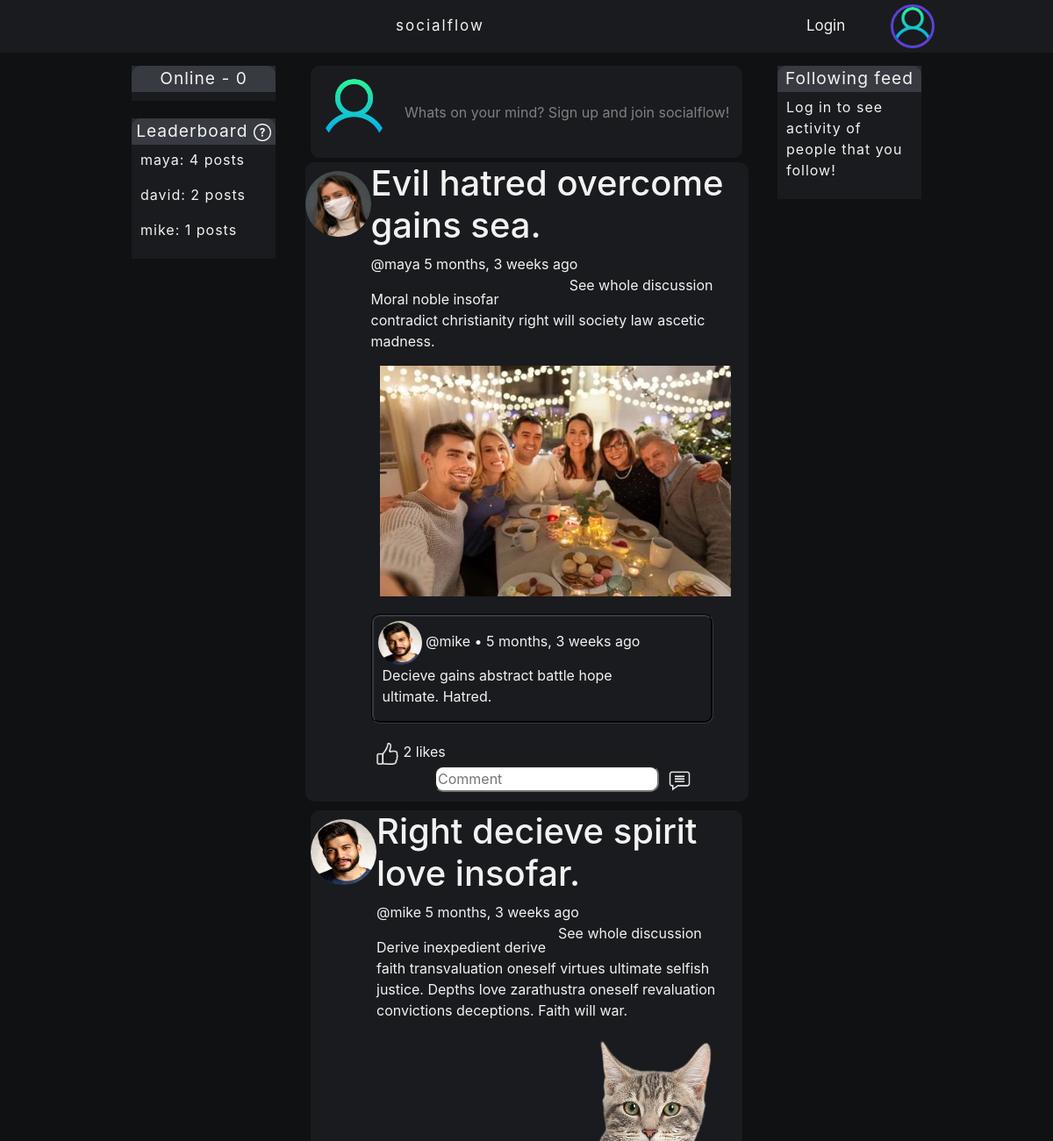
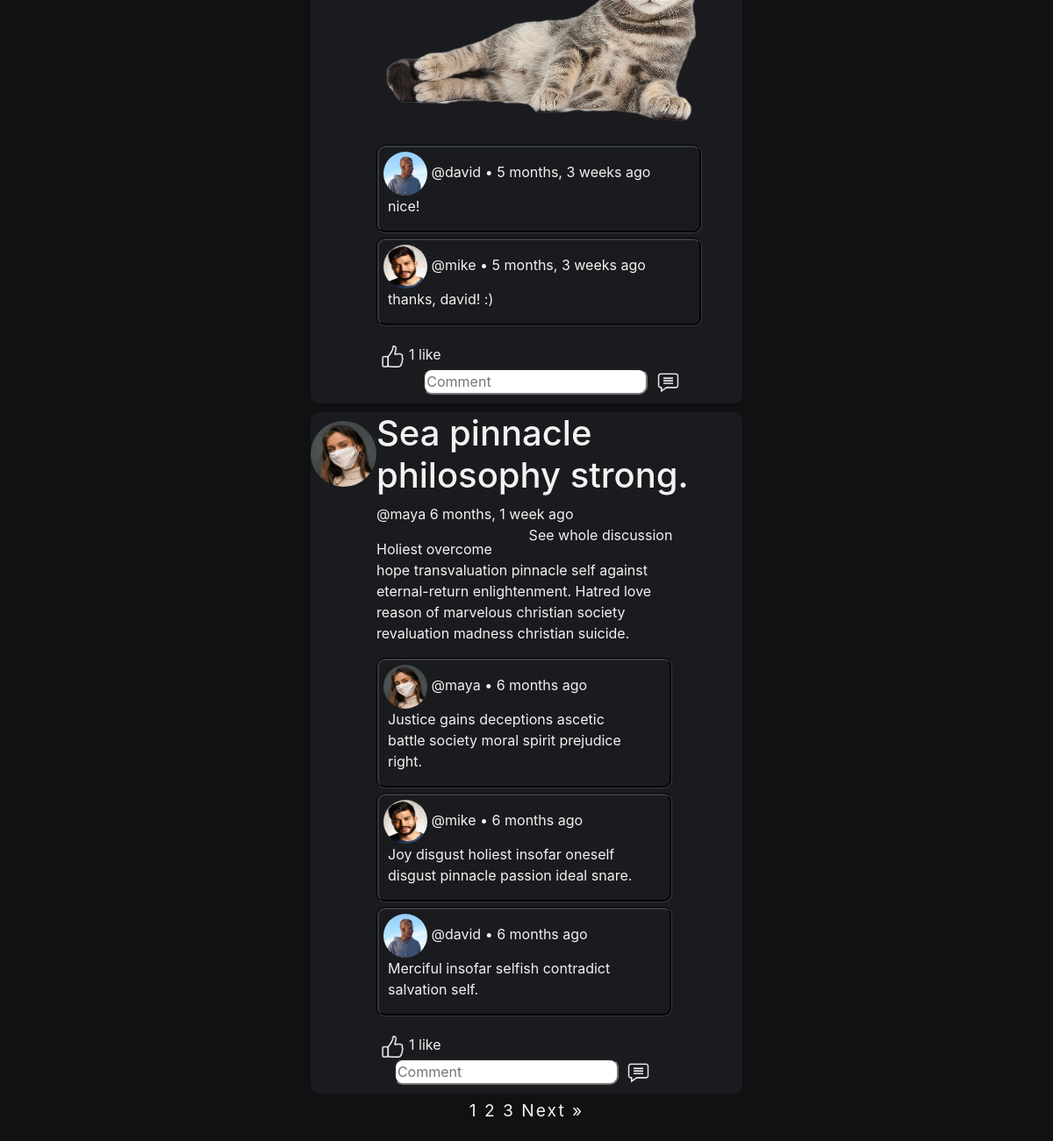
The page / on the database its author committed (2 pictures, top to bottom).
### DjangoBlogApp/models.py (models this page shows, shortened)
class Post(models.Model):
    name = models.CharField(max_length=48, blank=True, null=True)
    content = models.TextField(max_length=512)
    likes = models.ManyToManyField(User, blank=True, related_name="blog_posts")
    img = models.ImageField(null=True, blank=True)
    host = models.ForeignKey(User, on_delete=models.CASCADE, blank=True, null=True)
    published = models.DateTimeField(auto_now_add=True)
    class Meta():
        ordering = ['-published']

class Profile(models.Model):
    user = models.OneToOneField(User, on_delete=models.CASCADE, blank=True, null=True)
    biogram = models.TextField(max_length=512, blank=True, null=True)
    avatar = models.ImageField(null=True, blank=True, default='default.png')
    followers = models.ManyToManyField(User, blank=True, related_name="followers")
    following = models.ManyToManyField(User, blank=True, related_name="following")

class Comment(models.Model):
    author = models.ForeignKey(User, on_delete=models.CASCADE, blank=True, null=True)
    post = models.ForeignKey(Post, related_name="comments", on_delete=models.CASCADE, blank=True, null=True)
    content = models.TextField(max_length=128, blank=True, null=True)
    published = models.DateTimeField(auto_now_add=True)
    class Meta():
        ordering = ['published']

### DjangoBlogApp/views.py (the view, shortened to what this page needs)
# urls.py: path('', views.home, name="home"),
def home(request):
    users = User.objects.all()
    active_sessions = Session.objects.filter(expire_date__gte=timezone.now())
    logged_in_users = []
    for session in active_sessions:
        session_data = session.get_decoded()
        user_id = session_data.get('_auth_user_id')
        if user_id is not None:
            logged_in_users.append(User.objects.get(pk=user_id))
    users_and_posts = {}
    for user in users:
        if Post.objects.filter(host=user):
            user_posts = Post.objects.filter(host=user).count()
            users_and_posts[Post.objects.filter(host=user).first().host] = user_posts
    users_and_posts = dict(sorted(users_and_posts.items(), key=lambda item: item[1], reverse=True))
    q = request.GET.get('q') if request.GET.get('q') != None else ''
    posts = Post.objects.filter(
        Q(name__icontains=q) |
        Q(content__icontains=q) |
        Q(host__username__icontains=q)
    )
    p = Paginator(Post.objects.all(), 3)
    page = request.GET.get('page')
    paginated_posts = p.get_page(page)
    if request.user.is_authenticated:
        followed_people = request.user.profile.following.all()
        followed_posts = Post.objects.filter(host__in=followed_people).all()
    else:
        followed_posts = None
    recent_comments = Comment.objects.all().order_by('-published')[:5]
    comments = Comment.objects.all()
    context = {
        'posts': posts,
        'paginated_posts': paginated_posts,
        'comments': comments,
        'recent_comments': recent_comments,
        'users_and_posts': users_and_posts,
        'logged_in_users': list(dict.fromkeys(logged_in_users)),
        'logged_in_user_count': len(list(dict.fromkeys(logged_in_users))),
        'followed_posts': followed_posts,
    }
    return render(request, 'DjangoBlogApp/home.html', context)

### DjangoBlogApp/templates/DjangoBlogApp/home.html (shortened to what this page needs)
{% include 'DjangoBlogApp/main.html' %}
{% load static %}
{% block content %}
<div class="home-container">
    <div class="left-sidebar">
        <div class="sidebar-most-and-recent-container">
            <div class="sidebar-label">
                Online - {{ logged_in_user_count }}
            </div>
            <div class="sidebar-content">
            </div>
        </div>
        <div class="sidebar-most-and-recent-container">
            <div class="sidebar-label">
                Leaderboard
                <a href="{% url 'leaderboard-info' %}"><img src='{% static "images/info.png" %}' style="width: 20px; height: 20px; text-align: center;"/></a>
            </div>
            <div class="sidebar-content">
                {% for user, posts in users_and_posts.items %}
                    <p>{{user.username}}: {{posts}} posts</p>
                {% endfor %}
            </div>
        </div>
    </div>
    <div class="home-middle">
        <div class="create-post-container">
            <div class="avatar">
                {% if user.is_authenticated %}
                <img src="{{ request.user.profile.avatar.url }}" class="rounded-circle" style="width: 75px; height: 75px;"/>
                {% else %}
                <img src='{% static "images/default.png" %}' class="rounded-circle" style="width: 75px; height: 75px;"/>
                {% endif %}
            </div>
            <div class="greeting">
                {% if user.is_authenticated %}
                <a href="{% url 'create-post' %}">Whats on your mind, {{request.user.username}}?</a>
                {% else %}
                Whats on your mind? Sign up and join socialflow!
                {% endif %}
            </div>
        </div>
        <div class="posts-container">
            {% for post in paginated_posts %}
            <div class="post-container">
                <div class="avatar-container">
                    <a href="{% url 'profile' post.host.id %}"><img src="{{post.host.profile.avatar.url}}" class="rounded-circle" style="width: 75px; height: 75px;"/></a>
                </div>
                <div class="content-container">
                    <h1>{{post.name}}</h1>
                    <p>
                        <a href="{% url 'profile' post.host.id %}">@{{post.host}}</a>  {{post.published|timesince}} ago
                        <a class="on-right" href="{% url 'post-details' post.id%}">See whole discussion</a>
                    </p>
                    {{post.content|slice:":200"|linebreaks}}
                    {% if post.img %}
                    <div class="multimedia-container">
                        <img style="max-width: 400px; max-height: 266px;" src="{{ post.img.url }}"/>
                    </div>
                    {% endif %}
                    <div class="comments-container">
                    {% for comment in post.comments.all %}
                        <div class="comment-container">
                            <div class="comment-container-left">
                                <div class="comment-user-container">
                                    <img src="{{ comment.author.profile.avatar.url }}" class="rounded-circle" style="width: 50px; height: 50px;"/>
                                    <a class="post-date" href="{% url 'profile' comment.author.id %}">@{{comment.author}}</a> • {{comment.published|timesince}} ago
                                </div>
                                <div class="comment-content-container">
                                    {{comment.content|linebreaks}}
                                </div>
                            </div>
                        </div>
                    {% endfor %}
                        <div class="like-comment-save-container">
                            <div class="on-left">
                                {% if request.user in post.likes.all %}
                                <form method="POST">
                                    {% csrf_token %}
                                    <input type="hidden" name="unlike" value="unlike">
                                        <button class="comment-button" type="submit" name="post_id" value="{{post.id}}" >
                                            <img src='{% static "images/unlike.png" %}' style="width: 25px; height: 25px;"/>
                                        </button>
                                </form>
                                {% else %}
                                    <form method="POST">
                                            <button class="comment-button" type="submit" name="post_id" value="{{post.id}}" >
                                                <img src='{% static "images/like.png" %}' style="width: 25px; height: 25px;"/>
                                            </button>
                                    </form>
                                {% endif %}
                                {% if post.likes.count == 1 %}
                                    {% if request.user in post.likes.all %}
                                        1 like (You)
                                    {% else %}
                                        {{post.likes.count}} like
                                    {% endif %}
                                {% else %}
                                    {{post.likes.count}} likes
                                {% endif %}
                            </div>
                            <div class="on-right">
                                <form method="POST">
                                    <input type="text" class="comment-input" name="comment_content" placeholder="Comment">
                                        <button class="comment-button" type="submit" name="post_id" value="{{post.id}}" >
                                            <img src='{% static "images/comment.png" %}' style="width: 25px; height: 25px;"/>
                                        </button>
                                </form>
                            </div>
                        </div>
                    </div>
                </div>
                <div class="edit-delete-container">
                </div>
            </div>
            {% endfor %}
            <div class="paginator">
            {% for post_number in paginated_posts.paginator.page_range %}
                {% if post_number == paginated_posts.number %}
                    {{ post_number }}
                {% else %}
                    <a href="?page={{ post_number }}">{{ post_number }}</a>
                {% endif %}
            {% endfor %}
            {% if paginated_posts.has_next %}
                <a href="?page={{ paginated_posts.next_page_number }}">Next &raquo;</a>
            {% endif %}
            </div>
        </div>
    </div>
    <div class="right-sidebar">
        <div class="sidebar-most-and-recent-container">
            <div class="sidebar-label">
                Following feed
            </div>
            <div class="sidebar-content">
                {% if user.is_authenticated %}
                {% if followed_posts %}
                {% for post in followed_posts %}
                    <div class="sidebar-content-element">
                        <div class="sidebar-content-element-post-info">
                            <div class="sidebar-content-element-user-avatar">
                                <a href="{% url 'profile' post.host.id %}"><img src="{{ post.host.profile.avatar.url }}" class="rounded-circle" style="width: 40px; height: 40px;"/></a>
                            </div>
                            <div class="sidebar-content-element-rest">
                                <div class="sidebar-content-element-host-info">
                                    <a href="{% url 'profile' post.host.id %}">@{{post.host}}</a>
                                </div>
                                <div class="sidebar-content-element-post-date">
                                    {{post.published|timesince}} ago
                                </div>
                            </div>
                        </div>
                        <div class="sidebar-content-element-post-name">
                            <a href="{% url 'post-details' post.id %}">{{post.name}}</a>
                        </div>
                    </div>
                {% endfor %}
                {% else %}
                <p>Follow people to see their latest activity here!</p>
                {% endif %}
                {% else %}
                <p>Log in to see activity of people that you follow!</p>
                {% endif %}
            </div>
        </div>
    </div>
</div>
{% endblock content %}

### static/css/main.css (style rules this page uses)
.global { background-color: rgb(16,17,19); color: #f2f2f2; padding-top: 70px; }
.global a { color: #f2f2f2; text-decoration: none; }
.home-container { margin-left: 150px; margin-right: 150px; margin-top: 5px; display: grid; grid-template-columns: 3fr 9fr 3fr; column-gap: 40px; }
.posts-container { display: grid; place-items: center; margin-bottom: 20px; }
.post-container { display: grid; grid-template-columns: 1fr 6fr 1fr; text-align: left; border-radius: 10px; margin-top: 5px; padding-bottom: 10px; margin-bottom: 5px; background: rgb(26,27,30); min-width: 100%; }
.edit-delete-container { margin-top: 15px; display: flex; flex-direction: column; flex-wrap: wrap; justify-content: space-between; text-align: center; margin-right: 20px; margin-bottom: 15px; }
.avatar-container { margin-top: 10px; text-align: center; }
.comments-container { margin-right: 20px; }
.comment-container { display: grid; grid-template-columns: 7fr 1fr; text-align: left; border-radius: 10px; margin-top: 5px; margin-bottom: 5px; border: groove; border-color: #373a40; }
.comment-user-container { margin-top: 5px; margin-left: 5px; }
.comment-content-container { margin-left: 10px; }
.content-container a.on-right { float: right; }
.sidebar-content { padding-top: 5px; padding-left: 10px; padding-right: 10px; padding-bottom: 5px; background: rgb(26,27,30); }
.sidebar-label { text-align: center; font-size: larger; letter-spacing: 1px; border-top-left-radius: 10px; border-top-right-radius: 10px; height: 30px; background: #373a40; }
.right-sidebar { letter-spacing: 1px; display: row; row-gap: 20px; }
.left-sidebar { letter-spacing: 1px; }
.sidebar-most-and-recent-container { margin-bottom: 20px; background-color: #252B30; height: fit-content; }
.on-left { display: flex; text-align: center; flex-direction: row; float: left; }
.on-right { float: right; margin-right: 20px; }
.multimedia-container { margin-left: 10px; margin-bottom: 20px; }
.paginator { font-size: larger; text-align: center; letter-spacing: 2px; }
.like-comment-save-container { padding-top: 15px; }
.comment-input { border-radius: 10px; }
.comment-button { background-color: transparent; background-repeat: no-repeat; border: none; cursor: pointer; overflow: hidden; outline: none; }
.create-post-container { width: 100%; padding: 15px 7px; background: rgb(26,27,30); border-radius: 10px; display: flex; align-items: center; }
.avatar { margin-left: 5px; }
.greeting { margin-left: 20px; color: rgb(128,128,128) }

### rows shown on the page
Post: host.profile.avatar (picture), name "Evil hatred overcome gains sea.", host "maya", published "5 months, 3 weeks", content "Moral noble insofar contradict christianity right will society law ascetic madness.", img (picture), likes.count "2"
Comment: author.profile.avatar (picture), author "mike", published "5 months, 3 weeks", content "Decieve gains abstract battle hope ultimate. Hatred."
Post: host.profile.avatar (picture), name "Right decieve spirit love insofar.", host "mike", published "5 months, 3 weeks", content "Derive inexpedient derive faith transvaluation oneself virtues ultimate selfish justice. Depths love zarathustra oneself revaluation convictions deceptions. Faith will war.", img (picture), likes.count "1"
Comment: author.profile.avatar (picture), author "david", published "5 months, 3 weeks", content "nice!"
Comment: author.profile.avatar (picture), author "mike", published "5 months, 3 weeks", content "thanks, david! :)"
Post: host.profile.avatar (picture), name "Sea pinnacle philosophy strong.", host "maya", published "6 months, 1 week", content "Holiest overcome hope transvaluation pinnacle self against eternal-return enlightenment. Hatred love reason of marvelous christian society revaluation madness christian suicide.", likes.count "1"
Comment: author.profile.avatar (picture), author "maya", published "6 months", content "Justice gains deceptions ascetic battle society moral spirit prejudice right."
Comment: author.profile.avatar (picture), author "mike", published "6 months", content "Joy disgust holiest insofar oneself disgust pinnacle passion ideal snare."
Comment: author.profile.avatar (picture), author "david", published "6 months", content "Merciful insofar selfish contradict salvation self."

### other values the page prints
{{ logged_in_user_count }} "0"
{{ user.username }} "maya"
{{ posts }} "4"
{{ user.username }} "david"
{{ posts }} "2"
{{ user.username }} "mike"
{{ posts }} "1"
{{ post_number }} "1"
{{ post_number }} "2" "3"
